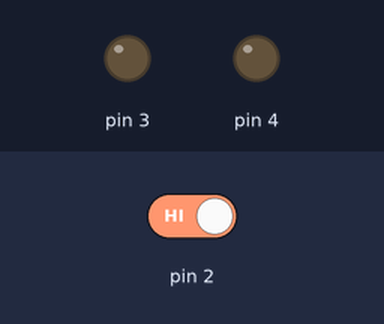
Bench run of a sketch on a simulated Arduino Uno, built with avr-gcc and run on an emulated ATmega328P. On the bench: output pins drawn as LEDs (lit = HIGH). The inputs (shaded band) are chosen by the test bench; at power-on: pin 2 HIGH.

Above: at 1.2 s.
1.3 s: pin 2 driven LOW
At 2.2 s:
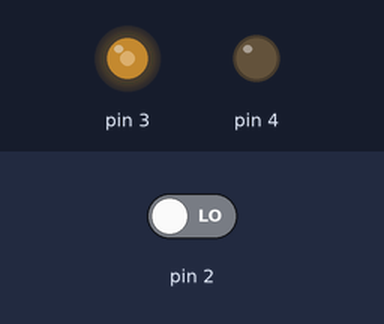
Timing chart, 0 to 4.3 s (numbered marks = the images above; inputs shaded):
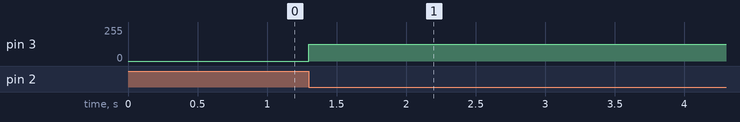

The sketch:

irsensormdd10A.ino
```cpp
int val;
void setup() {
  // put your setup code here, to run once:
pinMode(2,INPUT);
pinMode(3,OUTPUT);
pinMode(4,OUTPUT);
Serial.begin(9600);
}

void loop() {  digitalWrite(4,LOW);
  // put your main code here, to run repeatedly:
val=digitalRead(2);

if(val==LOW)
{
  analogWrite(3,125);

}
else
{
   analogWrite(3,0);
}
}
```

Measured:
- after the input at 1.3 s, pin 3: 0/255 → 125/255 at once
